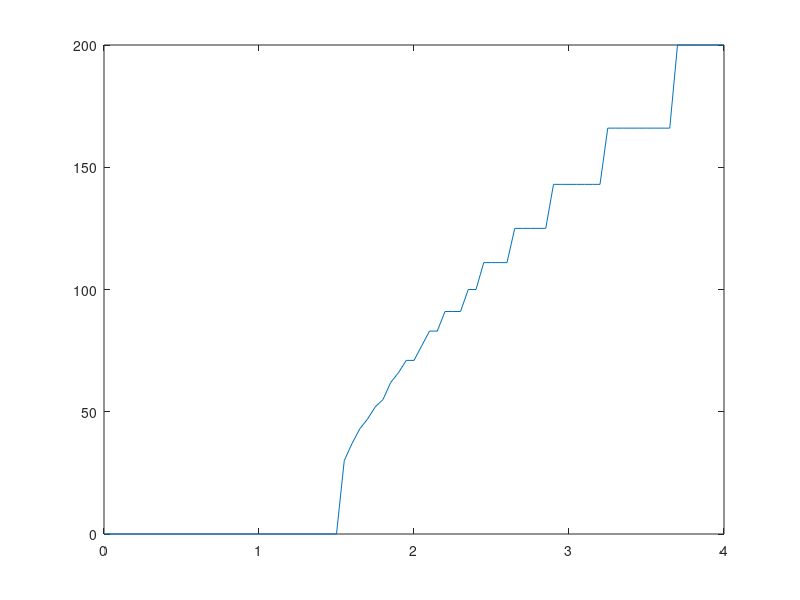

The MATLAB source for this figure:
V0 = -65;
Rm = 10;
EL = V0;
Vth = -50;
tauM = 10;

iVals = 0:0.05:4;
freqVals = zeros(size(iVals));

voltVals = zeros(1,1000);
lastFireT = 0;
for j = 1:length(iVals)
    curI = iVals(j);
    curV = V0;
    for t=0:1000
        curV = curV + (EL - curV + Rm*curI)/tauM;
        voltVals(t+1) = curV;
        if(curV > Vth)
           curV = V0;
           freqVals(j) = freqVals(j) + 1;
        end
    end
end

plot(iVals,freqVals);
